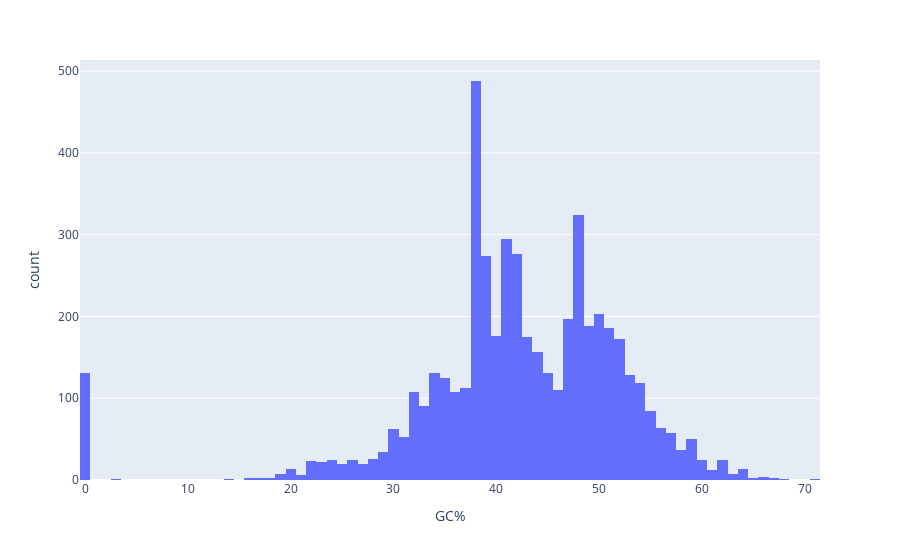

The cell this chart's notebook holds for it:
### Code cell
fig = px.histogram(df_euk, x="GC%")
fig.show()

### Figure 1 — Plotly figure (JSON) as saved in the notebook; plotly's stock layout.template omitted (floating-point values rounded to 4 significant figures; data arrays with more than 128 entries replaced by an {"elided": "..."} marker saying what was removed)
{"data": [{"alignmentgroup": "True", "bingroup": "x", "hovertemplate": "GC%=%{x}<br>count=%{y}<extra></extra>", "legendgroup": "", "marker": {"color": "#636efa", "pattern": {"shape": ""}}, "name": "", "offsetgroup": "", "orientation": "v", "showlegend": false, "type": "histogram", "x": {"elided": "5131 float values"}, "xaxis": "x", "yaxis": "y"}], "layout": {"barmode": "relative", "legend": {"tracegroupgap": 0}, "margin": {"t": 60}, "xaxis": {"anchor": "y", "domain": [0, 1], "title": {"text": "GC%"}}, "yaxis": {"anchor": "x", "domain": [0, 1], "title": {"text": "count"}}}}
